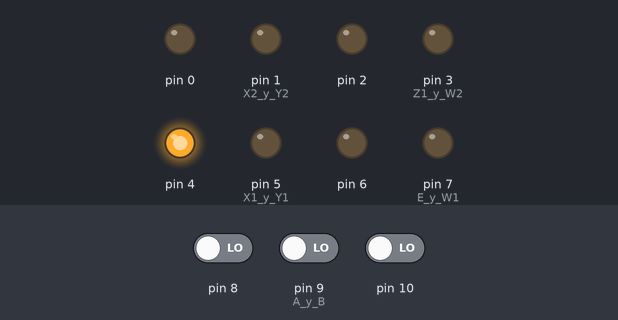
This sketch was run on a simulated Arduino Uno, built with avr-gcc and run on an emulated ATmega328P. On the bench: output pins drawn as LEDs (lit = HIGH). Inputs (shaded band) come from the test bench; at power-on: pin 8 LOW, pin 9 (A_y_B) LOW, pin 10 LOW.

Above: at 1.2 s.
1.3 s: pin 8 driven HIGH
At 1.9 s:
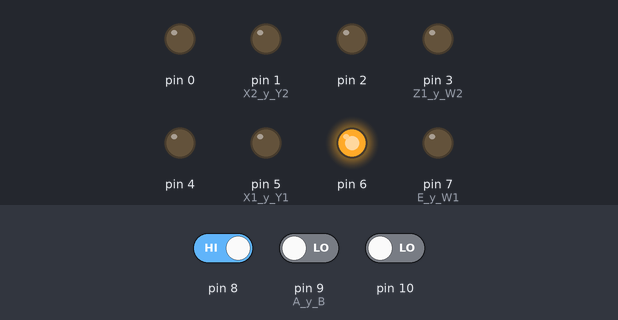
2.8 s: pin 9 (A_y_B) driven HIGH
At 3.1 s:
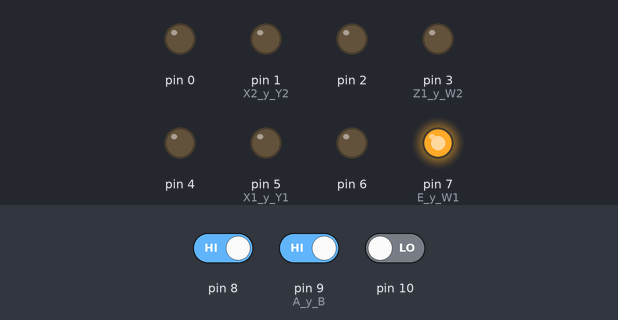
4.3 s: pin 10 driven HIGH
At 5.4 s:
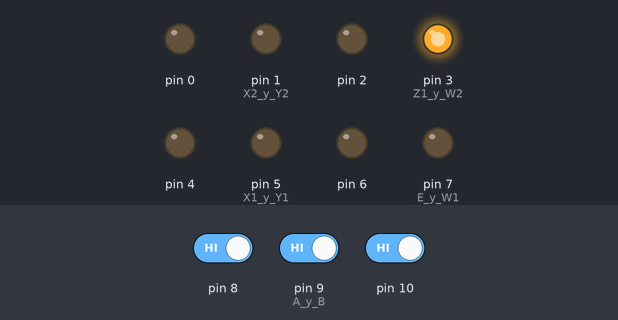
5.8 s: pin 8 driven LOW
At 6.5 s:
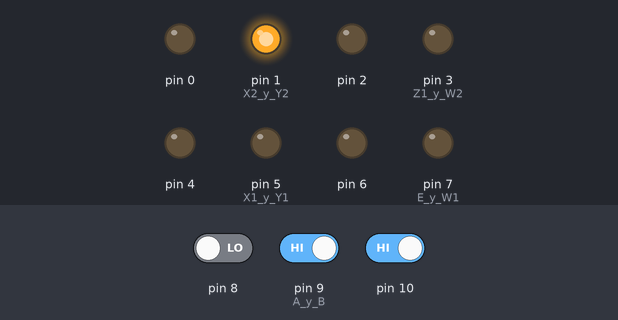
7.3 s: pin 9 (A_y_B) driven LOW
At 7.7 s:
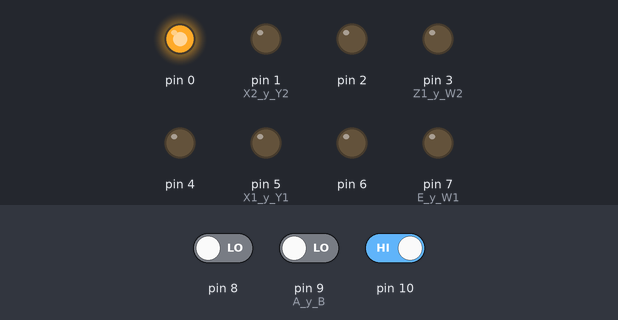
8.8 s: pin 8 driven HIGH
At 10.0 s:
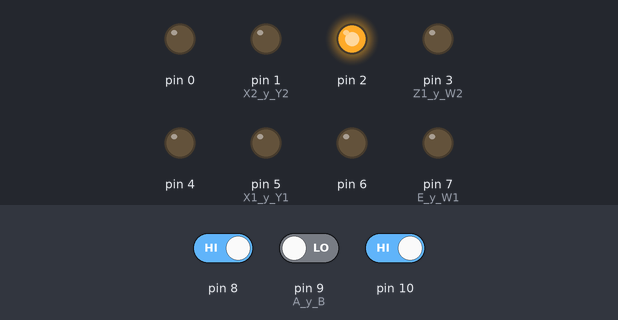
Timing chart, 0 to 11.3 s (numbered marks = the images above; inputs shaded):
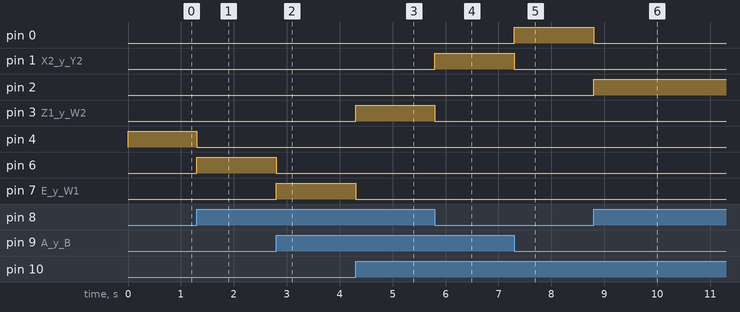

Measured:
- after the input at 1.3 s, pin 4: HIGH → LOW at once; pin 6: LOW → HIGH at once
- after the input at 2.8 s, pin 6: HIGH → LOW at once; pin 7 (E_y_W1): LOW → HIGH at once
- after the input at 4.3 s, pin 3 (Z1_y_W2): LOW → HIGH at once; pin 7 (E_y_W1): HIGH → LOW at once
- after the input at 5.8 s, pin 1 (X2_y_Y2): LOW → HIGH at once; pin 3 (Z1_y_W2): HIGH → LOW at once
- after the input at 7.3 s, pin 0: LOW → HIGH at once; pin 1 (X2_y_Y2): HIGH → LOW at once
- after the input at 8.8 s, pin 0: HIGH → LOW at once; pin 2: LOW → HIGH at once

The sketch:

expdecodos2x43a8.ino
```cpp
//Autor:Dario Jorge Iglesias
boolean A,B,W1,X1,Y1,Z1,E,W2,X2,Y2,Z2;//Dec. Var.
void setup()       { //Conf. I/O
 pinMode(8,INPUT); pinMode(9,INPUT);//A y B
 pinMode(10,INPUT);pinMode(7,OUTPUT);//E y W1
 pinMode(6,OUTPUT);pinMode(5,OUTPUT);//X1 y Y1
 pinMode(4,OUTPUT);pinMode(3,OUTPUT);//Z1 y W2
 pinMode(2,OUTPUT);pinMode(1,OUTPUT);//X2 y Y2
 pinMode(0,OUTPUT);}//Z2
void loop(){//ciclo infinito
 A=digitalRead(8);B=digitalRead(9);
 E=digitalRead(10);//leemos pines digitales
 Z1=(!E&!A&!B); Z2=(E&!A&!B);//minitérmino
 digitalWrite(4,Z1);digitalWrite(0,Z2);//act. salida
 Y1=(!E&!A&B);Y2=(E&!A&B);//minitérmino
 digitalWrite(5,Y1);digitalWrite(1,Y2);//act. salida
 X1=(!E&A&!B); X2=(E&A&!B);//minitérmino
 digitalWrite(6,X1);digitalWrite(2,X2);//refres. salida
 W1=(!E&A&B);W2=(E&A&B);//minitérmino
 digitalWrite(7,W1); digitalWrite(3,W2);}//refres. salida
```
